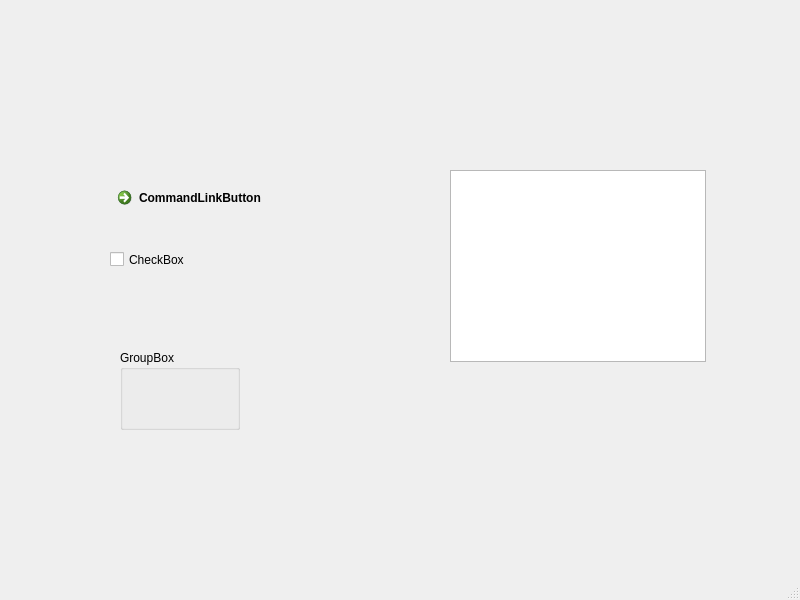
<?xml version="1.0" encoding="UTF-8"?>
<ui version="4.0">
 <class>MainWindow</class>
 <widget class="QMainWindow" name="MainWindow">
  <property name="geometry">
   <rect>
    <x>0</x>
    <y>0</y>
    <width>800</width>
    <height>600</height>
   </rect>
  </property>
  <property name="windowTitle">
   <string>MainWindow</string>
  </property>
  <widget class="QWidget" name="centralwidget">
   <widget class="QCommandLinkButton" name="commandLinkButton">
    <property name="geometry">
     <rect>
      <x>110</x>
      <y>180</y>
      <width>222</width>
      <height>48</height>
     </rect>
    </property>
    <property name="text">
     <string>CommandLinkButton</string>
    </property>
   </widget>
   <widget class="QCheckBox" name="checkBox">
    <property name="geometry">
     <rect>
      <x>110</x>
      <y>250</y>
      <width>91</width>
      <height>19</height>
     </rect>
    </property>
    <property name="text">
     <string>CheckBox</string>
    </property>
   </widget>
   <widget class="QListWidget" name="listWidget">
    <property name="geometry">
     <rect>
      <x>450</x>
      <y>170</y>
      <width>256</width>
      <height>192</height>
     </rect>
    </property>
   </widget>
   <widget class="QGroupBox" name="groupBox">
    <property name="geometry">
     <rect>
      <x>120</x>
      <y>350</y>
      <width>120</width>
      <height>80</height>
     </rect>
    </property>
    <property name="title">
     <string>GroupBox</string>
    </property>
   </widget>
  </widget>
  <widget class="QMenuBar" name="menubar">
   <property name="geometry">
    <rect>
     <x>0</x>
     <y>0</y>
     <width>800</width>
     <height>26</height>
    </rect>
   </property>
  </widget>
  <widget class="QStatusBar" name="statusbar"/>
 </widget>
 <resources/>
 <connections/>
</ui>
